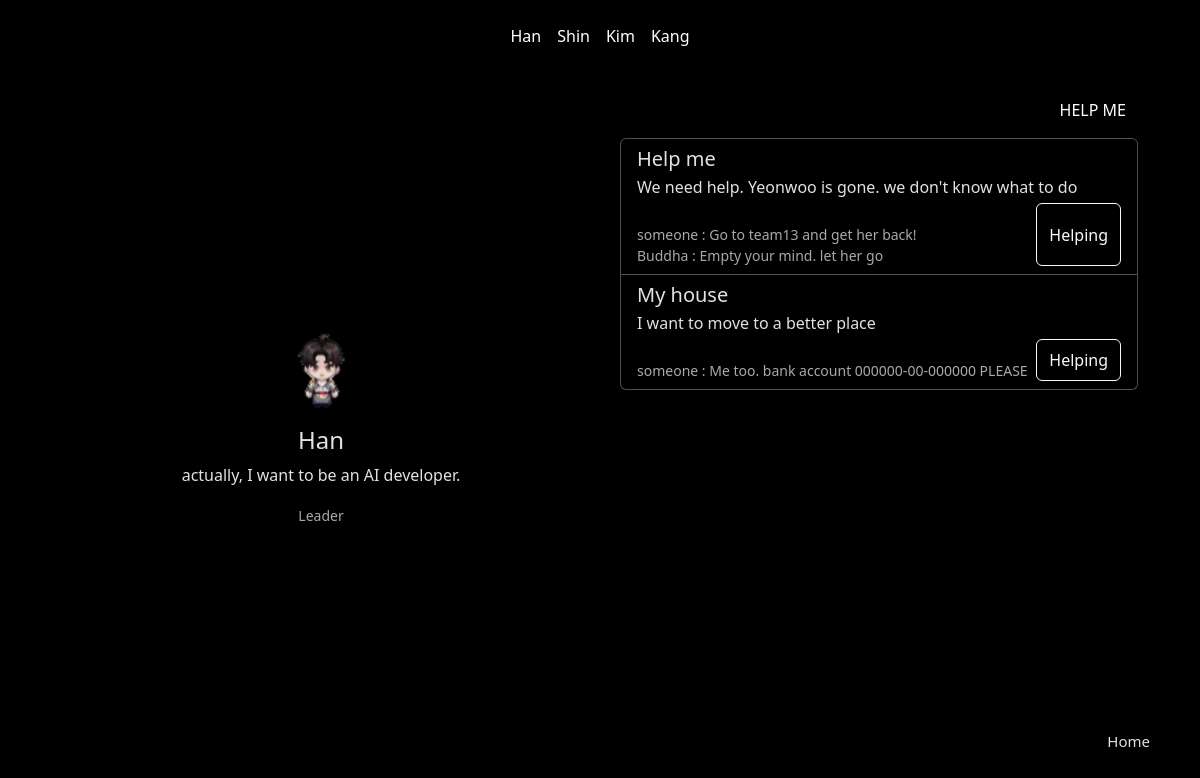
Page /leader on the earlier database version.
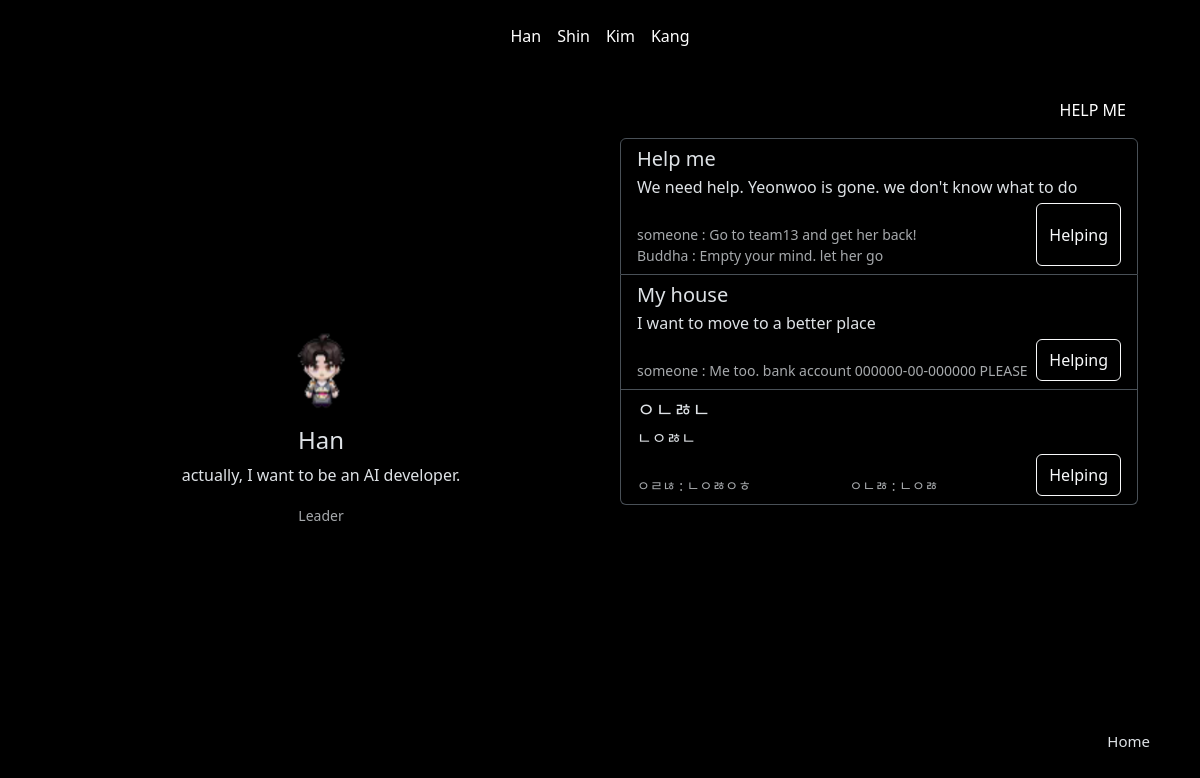
Same page on the later database version.
### app.py (models this page shows, shortened)
class Help(db.Model):
    listnum = db.Column(db.Integer, primary_key=True)
    title = db.Column(db.String, nullable=False)
    content = db.Column(db.String, nullable=False)
    username = db.Column(db.String, nullable=False)
    answer = db.Column(db.String, nullable=False, default="")

class Answer(db.Model):
    listnum = db.Column(db.Integer, primary_key=True)
    answer = db.Column(db.String, nullable=False)
    hiiam = db.Column(db.String, nullable=False, default="someone") #누군지 안 적고 도움 주면 "someone"이 디폴트값
    username = db.Column(db.String, nullable=False)
    whatlist = db.Column(db.String, nullable=False, default="")

### app.py (the view)
@app.route("/leader")
def leader():
    name = "Han"
    profile = "actually, I want to be an AI developer."
    tag = "Leader"
    help_list = Help.query.filter_by(username="leader").all()
    answer_list = Answer.query.filter_by(username="leader").all()
    context = {
        "name": name,
        "profile": profile,
        "tag": tag,
    }
    return render_template("leader.html", data=context, dowajo=help_list, doum=answer_list)

### templates/leader.html (shortened to what the changed rows need)
<!DOCTYPE html>
<html lang="en">
  <head>
    <link
      href="https://cdn.jsdelivr.net/npm/bootstrap@5.3.2/dist/css/bootstrap.min.css"
      rel="stylesheet"
    />
  </head>
  <body data-bs-theme="dark">
    <div class="container">
      <div class="board">
        <div class="list-group">
          {% for dowajo in dowajo %}
          <a
            href="#"
            class="list-group-item list-group-item-action"
            style="background-color: transparent"
          >
            <div class="d-flex w-100 justify-content-between">
              <h5 class="mb-1">{{dowajo.title}}</h5>
            </div>
            <p class="mb-1">{{dowajo.content}}</p>
            <div class="d-flex w-100 justify-content-between">
              {% for doum in doum %}
              <small class="text-body-secondary"
                ><br />{{doum.hiiam}} : {{doum.answer}}</small
              >
              {% endfor %}
              <button
                type="button"
                class="btn btn-outline-light"
                data-bs-toggle="modal"
                data-bs-target="#exampleModal2"
              >
                Helping
              </button>
            </div>
          </a>
          {% endfor %}
        </div>
      </div>
    </div>
  </body>
</html>

Differences in the rows shown:
added Help: title "ㅇㄴㅀㄴ", content "ㄴㅇㅀㄴ"
added Answer: hiiam "ㅇㄹㄶ", answer "ㄴㅇㅀㅇㅎ"
added Answer: hiiam "ㅇㄴㅀ", answer "ㄴㅇㅀ"
